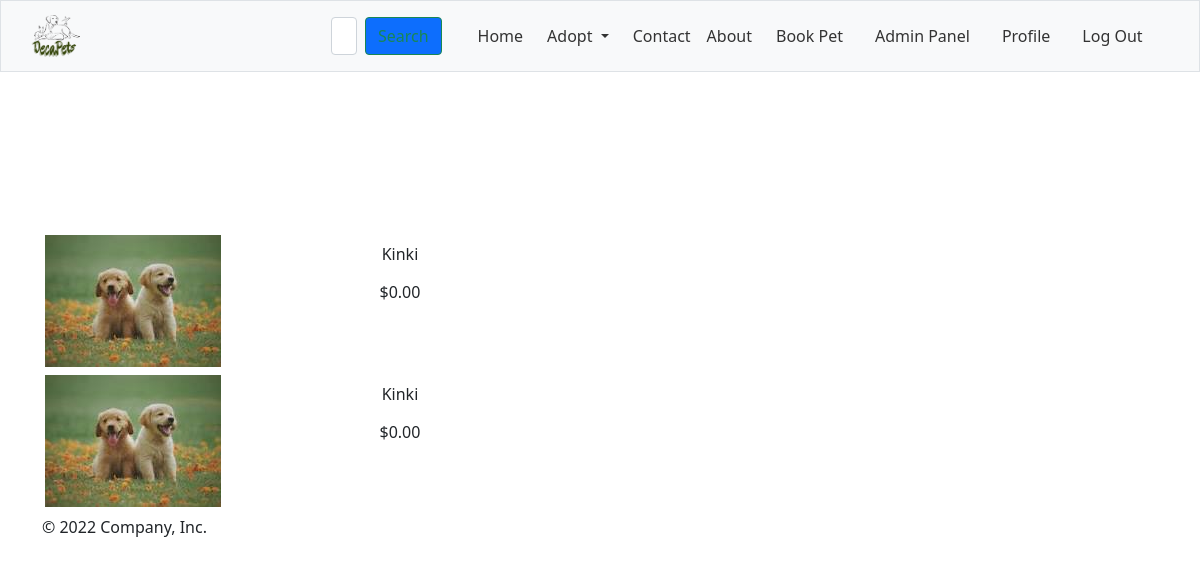
The page /bookings?a=get_cart&cart_id=10 (signed in) on the database its author committed.
### tables this page shows
CREATE TABLE pet(
                id INTEGER PRIMARY KEY AUTOINCREMENT NOT NULL,
                pet_name TEXT,
                category_id INTEGER,
                subcategory_id INTEGER,
                shelter_home_id INTEGER,
                user_id INTEGER,
                pet_description TEXT,
                age TEXT,
                pet_status TEXT,
                pet_image_url TEXT,
                upload_date TEXT, price CURRENCY DEFAULT 0,
                FOREIGN KEY(category_id) REFERENCES category(id),
                FOREIGN KEY(user_id) REFERENCES user(id),
                FOREIGN KEY(subcategory_id) REFERENCES subcategory(id),
                FOREIGN KEY(shelter_home_id) REFERENCES shelter_home(id)
            );

### app.py (the view, shortened to what this page needs)
@app.route("/bookings", methods=["GET", "POST"])
@login_required
def bookings():
    if request.method == "GET":
        action = request.args.get("a")
        if action == "add_booking":
            return render_template("admin/booking_form.html")
        if action == "clear_booking":
            del session["cart"]
            flash("Cart cleared")
            return redirect("/")
        if action == "get_cart":
            cart_id = request.args.get("cart_id")
            pets = db.execute("SELECT pet.*, category.name AS category_name, subcategory.name as subcategory_name, shelter_home_name FROM cart JOIN cart_pet ON cart.id = cart_pet.cart_id JOIN pet ON cart_pet.pet_id = pet.id JOIN category ON category.id = pet.category_id JOIN subcategory ON pet.subcategory_id = subcategory.id JOIN shelter_home ON pet.shelter_home_id = shelter_home.id WHERE cart_pet.cart_id = ?", cart_id)
            return render_template("add_booking_form.html", pets=pets)

### app.py (called while the page is built)
@app.after_request
def after_request(response):
    response.headers["Cache-Control"] = "no-cache, no-store, must-revalidate"
    response.headers["Expires"] = 0
    response.headers["Pragma"] = "no-cache"
    return response

### helpers.py (called while the page is built)
def login_required(f):
    @wraps(f)
    def decorated_function(*args, **kwargs):
        if session.get("user_id") is None:
            return redirect("/login")
        return f(*args, **kwargs)
    return decorated_function

def usd(value):
    return f"${value:,.2f}"

### templates/add_booking_form.html (shortened to what this page needs)
{% extends "layout.html" %}
{% block main %}
    <div class="p-5">
    </div>
    <div class="row">
        <duv class="col-sm-8">
            {% for p in pets %}
                <div class="row my-2">
                    <div class="col-sm-4">
                        <img src="{{p["pet_image_url"]}}" class="img-fluid" alt="{{p['pet_name'] }} ">
                    </div>
                    <div class="col-sm-4">
                        <h>
                            <span class="btn"> {{p["pet_name"]}}</span></h>
                        <h6>
                            <span class="btn"> {{p["price"] | usd}}</span>
                        </h6>
                    </div>
                </div>
            {% endfor %}
        </duv>
        <div class="col-sm-4">
        </div>
        </div>
{% endblock %}

### static/decapet_style/style.css (style rules this page uses)
*, *::after, *::before { box-sizing: border-box; }
.row { margin-top: 5%; text-align: center; }

### rows shown on the page
pet: pet_image_url (picture), pet_name "Kinki", price "$0.00"
pet: pet_image_url (picture), pet_name "Kinki", price "$0.00"
